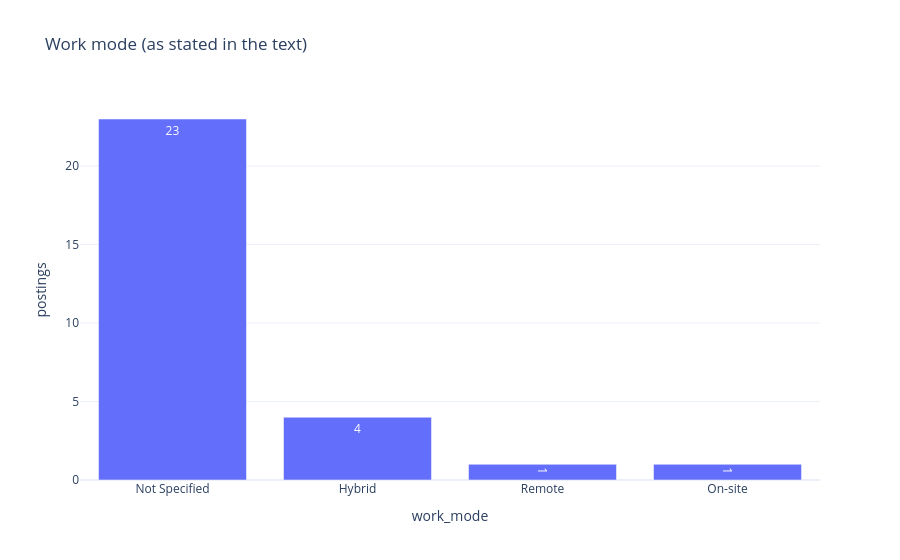

Notebook code for this chart:
### Markdown cell above
## 15. Work mode, location and trend

### Code cell
for col, title in [("work_mode", "Work mode (as stated in the text)"), ("metro_area", "Metro area")]:
    vc = jobs[col].value_counts().head(10).rename_axis(col).reset_index(name="postings")
    fig = px.bar(vc, x=col, y="postings", text="postings", title=title); show(fig)

dated = jobs.dropna(subset=["posted_date"])
if len(dated):
    span = (dated["posted_date"].max() - dated["posted_date"].min()).days
    freq = "W" if span > 60 else "D"
    trend = dated.set_index("posted_date").resample(freq).size().rename("postings").reset_index()
    fig = px.line(trend, x="posted_date", y="postings", markers=True,
                  title=f"Postings by {'week' if freq == 'W' else 'day'} posted (needs several scrapes to be meaningful)")
    show(fig)

### Figure 1 — Plotly figure (JSON) as saved in the notebook; plotly's stock layout.template omitted (floating-point values rounded to 4 significant figures)
{"data": [{"hovertemplate": "work_mode=%{x}<br>postings=%{text}<extra></extra>", "legendgroup": "", "marker": {"color": "#636efa", "pattern": {"shape": ""}}, "name": "", "orientation": "v", "showlegend": false, "text": [23.0, 4.0, 1.0, 1.0], "textposition": "auto", "type": "bar", "x": ["Not Specified", "Hybrid", "Remote", "On-site"], "xaxis": "x", "y": [23, 4, 1, 1], "yaxis": "y"}], "layout": {"barmode": "relative", "legend": {"tracegroupgap": 0}, "title": {"text": "Work mode (as stated in the text)"}, "xaxis": {"anchor": "y", "domain": [0, 1], "title": {"text": "work_mode"}}, "yaxis": {"anchor": "x", "domain": [0, 1], "title": {"text": "postings"}}}}
